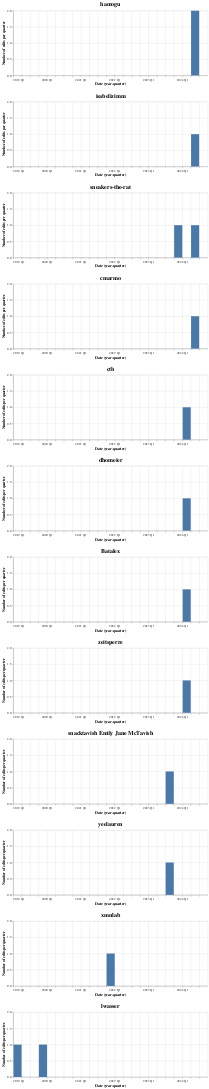

Write notebook code for a chart like this one.
### Code cell
charts = []
for editor in editors:
    if editor in ignore_editors:
        continue

    chart = (
        alt.Chart(edits.loc[edits.editor == editor])
        .mark_bar()
        .encode(
            x=alt.X("yearquarter(Date):T").scale(domain=time_domain),
            y=alt.Y("count(package_name)", title="Number of edits per quarter").scale(
                domain=n_edits_domain
            ),
            tooltip=["yearquarter(Date)", "count(package_name)"],
        )
        .properties(
            title=alt.TitleParams(text=f"{editor}", fontSize=18),
            width=600,
            height=200,
        )
    )
    charts.append(chart)

full_chart = alt.vconcat(*charts)
full_chart.show()

### Figure 1 — Vega-Lite specification as saved in the notebook (floating-point values rounded to 4 significant figures)
{"config": {"view": {"continuousWidth": 300, "continuousHeight": 300}}, "vconcat": [{"data": {"name": "data-2342589a46ff50f0f5f1c99acec128f4"}, "mark": {"type": "bar"}, "encoding": {"tooltip": [{"field": "Date", "timeUnit": "yearquarter", "type": "temporal"}, {"aggregate": "count", "field": "package_name", "type": "nominal"}], "x": {"field": "Date", "scale": {"domain": ["2019-01-01T00:00:00", "2024-09-30T23:59:59.999999999"]}, "timeUnit": "yearquarter", "type": "temporal"}, "y": {"aggregate": "count", "field": "package_name", "scale": {"domain": [0, 2.0]}, "title": "Number of edits per quarter", "type": "nominal"}}, "height": 200, "title": {"text": "hamogu", "fontSize": 18}, "width": 600}, {"data": {"name": "data-b2a84c1b5b1e3c18beb5c0311fefbe25"}, "mark": {"type": "bar"}, "encoding": {"tooltip": [{"field": "Date", "timeUnit": "yearquarter", "type": "temporal"}, {"aggregate": "count", "field": "package_name", "type": "nominal"}], "x": {"field": "Date", "scale": {"domain": ["2019-01-01T00:00:00", "2024-09-30T23:59:59.999999999"]}, "timeUnit": "yearquarter", "type": "temporal"}, "y": {"aggregate": "count", "field": "package_name", "scale": {"domain": [0, 2.0]}, "title": "Number of edits per quarter", "type": "nominal"}}, "height": 200, "title": {"text": "isabelizimm", "fontSize": 18}, "width": 600}, {"data": {"name": "data-f8e7c718e9801e1970f336c3c79cabde"}, "mark": {"type": "bar"}, "encoding": {"tooltip": [{"field": "Date", "timeUnit": "yearquarter", "type": "temporal"}, {"aggregate": "count", "field": "package_name", "type": "nominal"}], "x": {"field": "Date", "scale": {"domain": ["2019-01-01T00:00:00", "2024-09-30T23:59:59.999999999"]}, "timeUnit": "yearquarter", "type": "temporal"}, "y": {"aggregate": "count", "field": "package_name", "scale": {"domain": [0, 2.0]}, "title": "Number of edits per quarter", "type": "nominal"}}, "height": 200, "title": {"text": "sneakers-the-rat", "fontSize": 18}, "width": 600}, {"data": {"name": "data-fea82f81782e9e841c6390dc30ca49e3"}, "mark": {"type": "bar"}, "encoding": {"tooltip": [{"field": "Date", "timeUnit": "yearquarter", "type": "temporal"}, {"aggregate": "count", "field": "package_name", "type": "nominal"}], "x": {"field": "Date", "scale": {"domain": ["2019-01-01T00:00:00", "2024-09-30T23:59:59.999999999"]}, "timeUnit": "yearquarter", "type": "temporal"}, "y": {"aggregate": "count", "field": "package_name", "scale": {"domain": [0, 2.0]}, "title": "Number of edits per quarter", "type": "nominal"}}, "height": 200, "title": {"text": "cmarmo", "fontSize": 18}, "width": 600}, {"data": {"name": "data-7270d23758d542ae5695e2fea3d2d06d"}, "mark": {"type": "bar"}, "encoding": {"tooltip": [{"field": "Date", "timeUnit": "yearquarter", "type": "temporal"}, {"aggregate": "count", "field": "package_name", "type": "nominal"}], "x": {"field": "Date", "scale": {"domain": ["2019-01-01T00:00:00", "2024-09-30T23:59:59.999999999"]}, "timeUnit": "yearquarter", "type": "temporal"}, "y": {"aggregate": "count", "field": "package_name", "scale": {"domain": [0, 2.0]}, "title": "Number of edits per quarter", "type": "nominal"}}, "height": 200, "title": {"text": "ctb", "fontSize": 18}, "width": 600}, {"data": {"name": "data-8306b53de0a6d25c7ef07e457cadefed"}, "mark": {"type": "bar"}, "encoding": {"tooltip": [{"field": "Date", "timeUnit": "yearquarter", "type": "temporal"}, {"aggregate": "count", "field": "package_name", "type": "nominal"}], "x": {"field": "Date", "scale": {"domain": ["2019-01-01T00:00:00", "2024-09-30T23:59:59.999999999"]}, "timeUnit": "yearquarter", "type": "temporal"}, "y": {"aggregate": "count", "field": "package_name", "scale": {"domain": [0, 2.0]}, "title": "Number of edits per quarter", "type": "nominal"}}, "height": 200, "title": {"text": "dhomeier", "fontSize": 18}, "width": 600}, {"data": {"name": "data-e7cca03281f5ee317aee3b5932a4ea5f"}, "mark": {"type": "bar"}, "encoding": {"tooltip": [{"field": "Date", "timeUnit": "yearquarter", "type": "temporal"}, {"aggregate": "count", "field": "package_name", "type": "nominal"}], "x": {"field": "Date", "scale": {"domain": ["2019-01-01T00:00:00", "2024-09-30T23:59:59.999999999"]}, "timeUnit": "yearquarter", "type": "temporal"}, "y": {"aggregate": "count", "field": "package_name", "scale": {"domain": [0, 2.0]}, "title": "Number of edits per quarter", "type": "nominal"}}, "height": 200, "title": {"text": "Batalex", "fontSize": 18}, "width": 600}, {"data": {"name": "data-6db5e42ab421300339526d9a9e19b4cc"}, "mark": {"type": "bar"}, "encoding": {"tooltip": [{"field": "Date", "timeUnit": "yearquarter", "type": "temporal"}, {"aggregate": "count", "field": "package_name", "type": "nominal"}], "x": {"field": "Date", "scale": {"domain": ["2019-01-01T00:00:00", "2024-09-30T23:59:59.999999999"]}, "timeUnit": "yearquarter", "type": "temporal"}, "y": {"aggregate": "count", "field": "package_name", "scale": {"domain": [0, 2.0]}, "title": "Number of edits per quarter", "type": "nominal"}}, "height": 200, "title": {"text": "zeitsperre", "fontSize": 18}, "width": 600}, {"data": {"name": "data-ba8d8dc479472560e1dc570d6c4a31b9"}, "mark": {"type": "bar"}, "encoding": {"tooltip": [{"field": "Date", "timeUnit": "yearquarter", "type": "temporal"}, {"aggregate": "count", "field": "package_name", "type": "nominal"}], "x": {"field": "Date", "scale": {"domain": ["2019-01-01T00:00:00", "2024-09-30T23:59:59.999999999"]}, "timeUnit": "yearquarter", "type": "temporal"}, "y": {"aggregate": "count", "field": "package_name", "scale": {"domain": [0, 2.0]}, "title": "Number of edits per quarter", "type": "nominal"}}, "height": 200, "title": {"text": "snacktavish Emily Jane McTavish", "fontSize": 18}, "width": 600}, {"data": {"name": "data-dbab28ce1c343abb3022ff90d065840e"}, "mark": {"type": "bar"}, "encoding": {"tooltip": [{"field": "Date", "timeUnit": "yearquarter", "type": "temporal"}, {"aggregate": "count", "field": "package_name", "type": "nominal"}], "x": {"field": "Date", "scale": {"domain": ["2019-01-01T00:00:00", "2024-09-30T23:59:59.999999999"]}, "timeUnit": "yearquarter", "type": "temporal"}, "y": {"aggregate": "count", "field": "package_name", "scale": {"domain": [0, 2.0]}, "title": "Number of edits per quarter", "type": "nominal"}}, "height": 200, "title": {"text": "yeelauren", "fontSize": 18}, "width": 600}, {"data": {"name": "data-0169db2d058b1af85fcd81a8684cff79"}, "mark": {"type": "bar"}, "encoding": {"tooltip": [{"field": "Date", "timeUnit": "yearquarter", "type": "temporal"}, {"aggregate": "count", "field": "package_name", "type": "nominal"}], "x": {"field": "Date", "scale": {"domain": ["2019-01-01T00:00:00", "2024-09-30T23:59:59.999999999"]}, "timeUnit": "yearquarter", "type": "temporal"}, "y": {"aggregate": "count", "field": "package_name", "scale": {"domain": [0, 2.0]}, "title": "Number of edits per quarter", "type": "nominal"}}, "height": 200, "title": {"text": "xmnlab", "fontSize": 18}, "width": 600}, {"data": {"name": "data-304405ace3faa0b304a8648ecb16b883"}, "mark": {"type": "bar"}, "encoding": {"tooltip": [{"field": "Date", "timeUnit": "yearquarter", "type": "temporal"}, {"aggregate": "count", "field": "package_name", "type": "nominal"}], "x": {"field": "Date", "scale": {"domain": ["2019-01-01T00:00:00", "2024-09-30T23:59:59.999999999"]}, "timeUnit": "yearquarter", "type": "temporal"}, "y": {"aggregate": "count", "field": "package_name", "scale": {"domain": [0, 2.0]}, "title": "Number of edits per quarter", "type": "nominal"}}, "height": 200, "title": {"text": "lwasser", "fontSize": 18}, "width": 600}], "$schema": "https://vega.github.io/schema/vega-lite/v5.17.0.json", "datasets": {"data-2342589a46ff50f0f5f1c99acec128f4": [{"package_name": "Stingray", "Date": "2024-06-14T12:59:47+00:00", "date_closed": "", "editor": "hamogu", "labels": ["2/seeking-reviewers", "astropy"]}, {"package_name": "astrodata", "Date": "2024-05-13T23:48:03+00:00", "date_closed": "", "editor": "hamogu", "labels": ["3/reviewers-assigned", "astropy"]}], "data-b2a84c1b5b1e3c18beb5c0311fefbe25": [{"package_name": "QuadratiK", "Date": "2024-05-13T21:23:44+00:00", "date_closed": "", "editor": "isabelizimm", "labels": ["1/editor-assigned"]}], "data-f8e7c718e9801e1970f336c3c79cabde": [{"package_name": "CyNetDiff", "Date": "2024-04-22T03:28:38+00:00", "date_closed": "", "editor": "sneakers-the-rat", "labels": ["1/editor-assigned"]}, {"package_name": "Plenoptic", "Date": "2023-11-17T20:39:40+00:00", "date_closed": "", "editor": "sneakers-the-rat", "labels": ["3/reviewers-assigned", "⌛ pending-maintainer-response"]}], "data-fea82f81782e9e841c6390dc30ca49e3": [{"package_name": "pooltool", "Date": "2024-04-15T21:44:43+00:00", "date_closed": "", "editor": "cmarmo", "labels": ["2/seeking-reviewers", "1/editor-assigned"]}], "data-7270d23758d542ae5695e2fea3d2d06d": [{"package_name": "plot_phylo", "Date": "2024-02-22T11:55:59+00:00", "date_closed": "", "editor": "ctb", "labels": ["2/seeking-reviewers", "3/reviewers-assigned", "1/editor-assigned"]}], "data-8306b53de0a6d25c7ef07e457cadefed": [{"package_name": "PetroFit", "Date": "2024-02-16T22:46:47+00:00", "date_closed": "", "editor": "dhomeier", "labels": ["2/seeking-reviewers", "1/editor-assigned", "astropy"]}], "data-e7cca03281f5ee317aee3b5932a4ea5f": [{"package_name": "harmonize-wq", "Date": "2024-02-08T19:43:03+00:00", "date_closed": "", "editor": "Batalex", "labels": ["4/reviews-in-awaiting-changes", "on-hold"]}], "data-6db5e42ab421300339526d9a9e19b4cc": [{"package_name": "disdrodb", "Date": "2024-01-18T17:25:28+00:00", "date_closed": "", "editor": "zeitsperre", "labels": ["1/editor-assigned"]}], "data-ba8d8dc479472560e1dc570d6c4a31b9": [{"package_name": "sourmash", "Date": "2023-08-14T21:02:57+00:00", "date_closed": "", "editor": "snacktavish Emily Jane McTavish", "labels": ["6/pyOS-approved", "7/under-joss-review"]}], "data-dbab28ce1c343abb3022ff90d065840e": [{"package_name": "GemGIS", "Date": "2023-08-08T07:11:59+00:00", "date_closed": "", "editor": "yeelauren", "labels": ["4/reviews-in-awaiting-changes", "⌛ pending-maintainer-response", "on-hold"]}], "data-0169db2d058b1af85fcd81a8684cff79": [{"package_name": "Sevivi", "Date": "2021-12-30T13:55:10+00:00", "date_closed": "2022-09-06T14:18:26+00:00", "editor": "xmnlab", "labels": ["4/reviews-in-awaiting-changes", "⌛ pending-maintainer-response"]}], "data-304405ace3faa0b304a8648ecb16b883": [{"package_name": "", "Date": "2019-03-22T15:49:42+00:00", "date_closed": "2022-09-01T16:33:11+00:00", "editor": "lwasser", "labels": ["4/reviews-in-awaiting-changes", "topic: data-retrieval", "incomplete-closed-review"]}, {"package_name": "ObsPy", "Date": "2019-12-12T00:42:45+00:00", "date_closed": "2022-09-01T16:38:37+00:00", "editor": "lwasser", "labels": ["0/pre-review-checks", "3/reviewers-assigned"]}]}}
